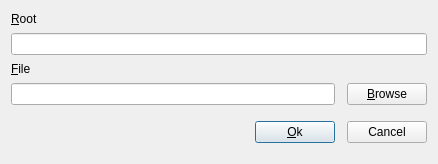
<ui version="4.0" >
 <class>toTemplateAddFileUI</class>
 <widget class="QDialog" name="toTemplateAddFileUI" >
  <property name="geometry" >
   <rect>
    <x>0</x>
    <y>0</y>
    <width>438</width>
    <height>164</height>
   </rect>
  </property>
  <property name="windowTitle" >
   <string>Add template file</string>
  </property>
  <layout class="QGridLayout" >
   <property name="leftMargin" >
    <number>11</number>
   </property>
   <property name="topMargin" >
    <number>11</number>
   </property>
   <property name="rightMargin" >
    <number>11</number>
   </property>
   <property name="bottomMargin" >
    <number>11</number>
   </property>
   <property name="horizontalSpacing" >
    <number>6</number>
   </property>
   <property name="verticalSpacing" >
    <number>6</number>
   </property>
   <item row="3" column="0" colspan="3" >
    <widget class="QLineEdit" name="Filename" />
   </item>
   <item row="3" column="4" >
    <widget class="QPushButton" name="Browse" >
     <property name="text" >
      <string>&amp;Browse</string>
     </property>
    </widget>
   </item>
   <item row="1" column="0" colspan="5" >
    <widget class="QLineEdit" name="Root" />
   </item>
   <item row="4" column="0" colspan="2" >
    <widget class="Line" name="Line1" />
   </item>
   <item rowspan="2" row="4" column="4" >
    <widget class="QPushButton" name="PushButton2_2" >
     <property name="text" >
      <string>Cancel</string>
     </property>
    </widget>
   </item>
   <item rowspan="2" row="4" column="2" >
    <widget class="QPushButton" name="OkButton" >
     <property name="text" >
      <string>&amp;Ok</string>
     </property>
     <property name="default" >
      <bool>true</bool>
     </property>
    </widget>
   </item>
   <item row="2" column="0" colspan="5" >
    <widget class="QLabel" name="TextLabel1_2" >
     <property name="text" >
      <string>&amp;File</string>
     </property>
     <property name="wordWrap" >
      <bool>false</bool>
     </property>
     <property name="buddy" >
      <cstring>Root</cstring>
     </property>
    </widget>
   </item>
   <item row="0" column="0" colspan="5" >
    <widget class="QLabel" name="TextLabel1" >
     <property name="text" >
      <string>&amp;Root</string>
     </property>
     <property name="wordWrap" >
      <bool>false</bool>
     </property>
     <property name="buddy" >
      <cstring>Root</cstring>
     </property>
    </widget>
   </item>
   <item row="5" column="1" >
    <spacer>
     <property name="orientation" >
      <enum>Qt::Horizontal</enum>
     </property>
     <property name="sizeType" >
      <enum>QSizePolicy::Expanding</enum>
     </property>
     <property name="sizeHint" >
      <size>
       <width>20</width>
       <height>20</height>
      </size>
     </property>
    </spacer>
   </item>
  </layout>
 </widget>
 <pixmapfunction>qPixmapFromMimeSource</pixmapfunction>
 <tabstops>
  <tabstop>Root</tabstop>
  <tabstop>Filename</tabstop>
  <tabstop>Browse</tabstop>
  <tabstop>OkButton</tabstop>
  <tabstop>PushButton2_2</tabstop>
 </tabstops>
 <resources/>
 <connections>
  <connection>
   <sender>OkButton</sender>
   <signal>clicked()</signal>
   <receiver>toTemplateAddFileUI</receiver>
   <slot>accept()</slot>
   <hints>
    <hint type="sourcelabel" >
     <x>20</x>
     <y>20</y>
    </hint>
    <hint type="destinationlabel" >
     <x>20</x>
     <y>20</y>
    </hint>
   </hints>
  </connection>
  <connection>
   <sender>PushButton2_2</sender>
   <signal>clicked()</signal>
   <receiver>toTemplateAddFileUI</receiver>
   <slot>reject()</slot>
   <hints>
    <hint type="sourcelabel" >
     <x>20</x>
     <y>20</y>
    </hint>
    <hint type="destinationlabel" >
     <x>20</x>
     <y>20</y>
    </hint>
   </hints>
  </connection>
  <connection>
   <sender>Browse</sender>
   <signal>clicked()</signal>
   <receiver>toTemplateAddFileUI</receiver>
   <slot>browse()</slot>
   <hints>
    <hint type="sourcelabel" >
     <x>20</x>
     <y>20</y>
    </hint>
    <hint type="destinationlabel" >
     <x>20</x>
     <y>20</y>
    </hint>
   </hints>
  </connection>
  <connection>
   <sender>Root</sender>
   <signal>textChanged(QString)</signal>
   <receiver>toTemplateAddFileUI</receiver>
   <slot>valid()</slot>
   <hints>
    <hint type="sourcelabel" >
     <x>20</x>
     <y>20</y>
    </hint>
    <hint type="destinationlabel" >
     <x>20</x>
     <y>20</y>
    </hint>
   </hints>
  </connection>
  <connection>
   <sender>Filename</sender>
   <signal>textChanged(QString)</signal>
   <receiver>toTemplateAddFileUI</receiver>
   <slot>valid()</slot>
   <hints>
    <hint type="sourcelabel" >
     <x>20</x>
     <y>20</y>
    </hint>
    <hint type="destinationlabel" >
     <x>20</x>
     <y>20</y>
    </hint>
   </hints>
  </connection>
 </connections>
</ui>
